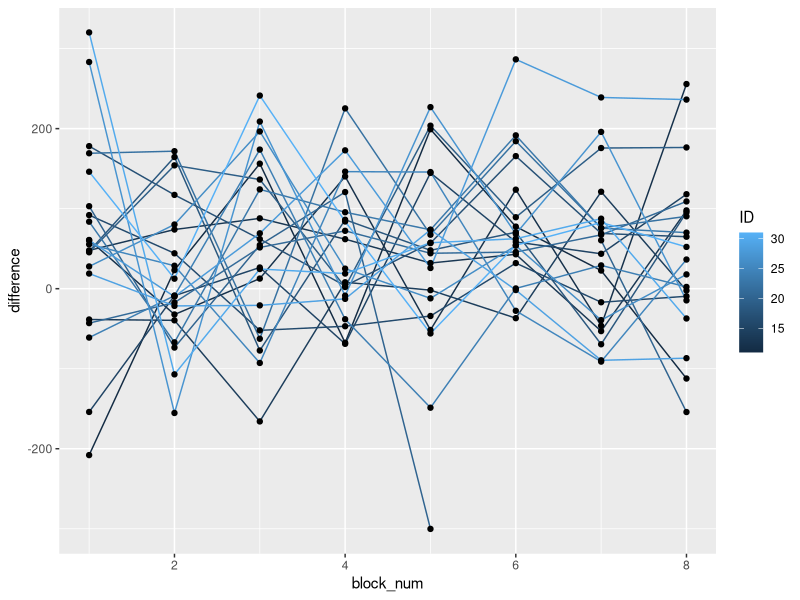
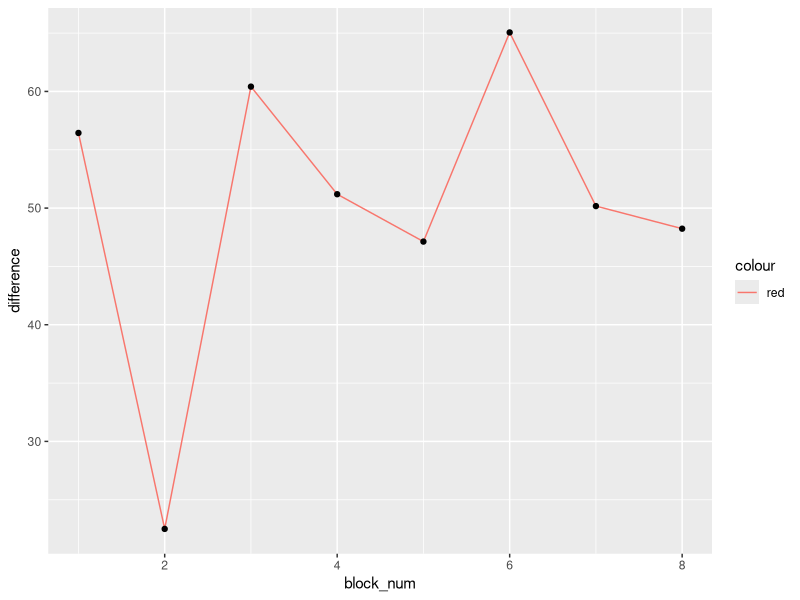

Write R code to recreate these figures, in order.
## ---- chunk 1
library(tidyverse) 
library(tidyr)
library(rstatix)
library(data.table)
## ---- chunk 2

pilot <- read_csv("p01/data/pilot_final.csv", show_col_types = FALSE)
  
## ---- chunk 3


pilot$relative_hp_dist[pilot$relative_hp_dist == 10] <- "no_dist"
pilot$relative_hp_dist[pilot$relative_hp_dist == 0] <- "dist_0"
pilot$relative_hp_dist[pilot$relative_hp_dist == 1] <- "dist_1"
pilot$relative_hp_dist[pilot$relative_hp_dist == 2] <- "dist_2"
pilot$relative_hp_dist[pilot$relative_hp_dist == 3] <- "dist_3"

block_num <- rep(c(1,2,3,4,5,6,7,8), each=60, times=21)
pilot <- cbind(pilot, block_num)

## ---- chunk 4
space <- pilot %>%
  group_by(ID, block_num, relative_hp_dist) %>%
  filter(acc==100) %>%
  summarize(rts = mean(RT),
            )

space$rts <- space$rts *1000

## ---- chunk 5

space_anova <- setDT(space)
space_anova <- dcast(space_anova,ID+block_num~relative_hp_dist,value.var='rts')

## ---- chunk 6

space_anova <- space_anova %>%
  mutate(low_prob = (dist_1+dist_2+dist_3)/3) %>%
  mutate(difference = (low_prob-dist_0))



## ---- chunk 7
ggplot(data = space_anova,aes(x=block_num, y=difference, group=ID))+
  geom_line(aes(color=ID))+
  geom_point()
  

## ---- chunk 8
space2 <- pilot %>%
  group_by(block_num, relative_hp_dist) %>%
  filter(acc==100) %>%
  summarize(rts = mean(RT),
            )

space2$rts <- space2$rts *1000

## ---- chunk 9

space3 <- setDT(space2)
space3 <- dcast(space3,block_num~relative_hp_dist,value.var='rts')

space3 <- space3 %>%
  mutate(low_prob = (dist_1+dist_2+dist_3)/3) %>%
  mutate(difference = (low_prob-dist_0))

## ---- chunk 10
ggplot(data = space3,aes(x=block_num, y=difference))+
  geom_line(aes(color="red"))+
  geom_point()
